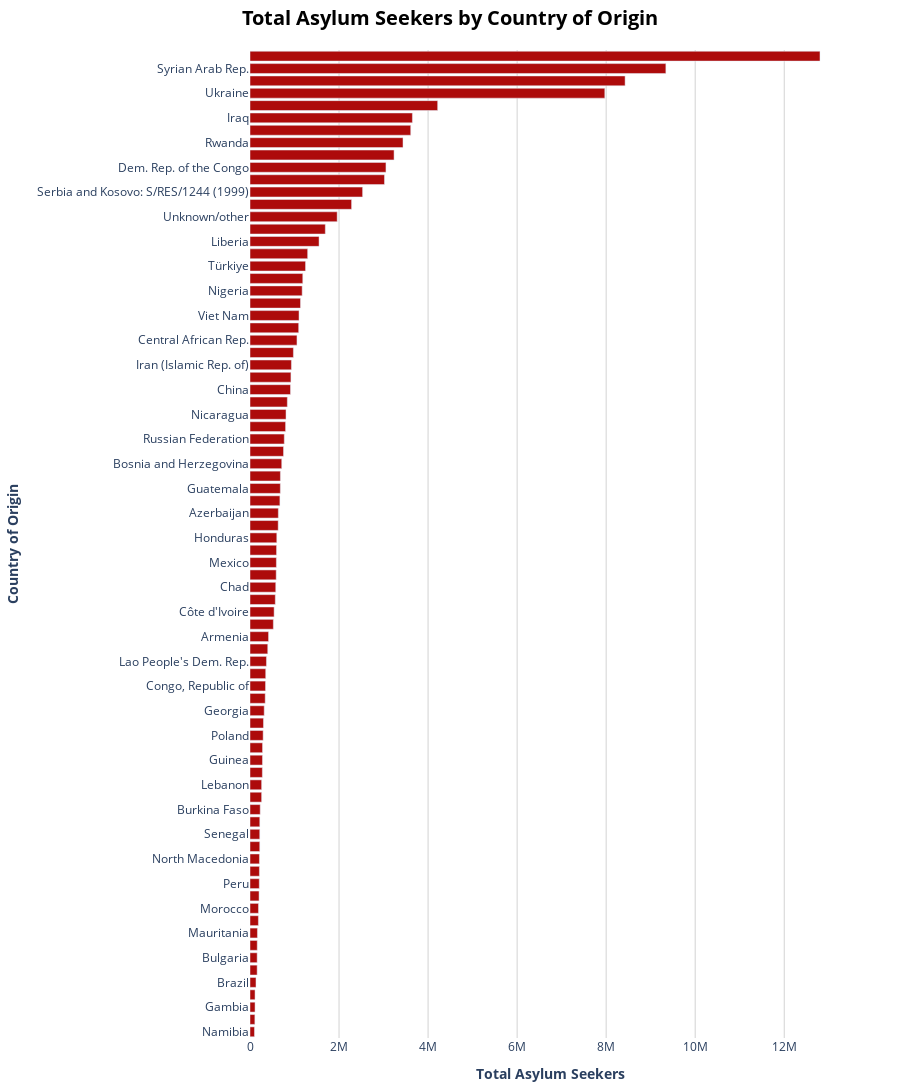

Here is the notebook cell this chart was saved with:
### Markdown cell above
# Countries that generate the most asylum seekers <a class="anchor" id="country_of_origin"></a>
Countries that generated less than 100,000 asylum seekers are not represented in the graph

### Code cell
functions_and_backend.Country_of_origin()

### Figure 1 — Plotly figure (JSON) as saved in the notebook; plotly's stock layout.template omitted (floating-point values rounded to 4 significant figures)
{"data": [{"hovertemplate": "Total Asylum Seekers=%{x}<br>Country of Origin=%{y}<extra></extra>", "legendgroup": "", "marker": {"color": "#ad0b0b", "pattern": {"shape": ""}}, "name": "", "orientation": "h", "showlegend": false, "textposition": "auto", "type": "bar", "x": [100310, 109437, 113257, 113285, 134364, 160597, 160806, 162575, 167083, 188720, 190496, 203489, 208132, 211373, 212140, 219067, 219247, 220016, 228994, 261181, 261280, 277558, 280303, 281724, 295252, 302514, 318958, 341539, 348723, 353188, 369631, 398771, 416816, 524403, 541782, 568245, 578584, 588403, 592788, 596418, 601700, 633218, 636476, 671618, 681440, 683051, 712817, 752803, 770047, 799061, 808972, 838461, 909343, 919431, 930040, 974918, 1054950, 1093489, 1101312, 1134266, 1171794, 1185558, 1247584, 1295216, 1550982, 1691467, 1958166, 2281514, 2529388, 3020328, 3053773, 3235706, 3436812, 3610229, 3647679, 4215250, 7969546, 8425204, 9340729, 12802836], "xaxis": "x", "y": ["Namibia", "Tunisia", "Gambia", "Indonesia", "Brazil", "Ecuador", "Bulgaria", "State of Palestine", "Mauritania", "Stateless", "Morocco", "Egypt", "Peru", "Yemen", "North Macedonia", "Libya", "Senegal", "Croatia", "Burkina Faso", "Ghana", "Lebanon", "Algeria", "Guinea", "Timor-Leste", "Poland", "Togo", "Georgia", "Cameroon", "Congo, Republic of", "Cambodia", "Lao People's Dem. Rep.", "Albania", "Armenia", "Bangladesh", "Côte d'Ivoire", "Romania", "Chad", "Cuba", "Mexico", "Sri Lanka", "Honduras", "Mali", "Azerbaijan", "Uganda", "Guatemala", "India", "Bosnia and Herzegovina", "Haiti", "Russian Federation", "Sierra Leone", "Nicaragua", "El Salvador", "China", "Zimbabwe", "Iran (Islamic Rep. of)", "Colombia", "Central African Rep.", "Mozambique", "Viet Nam", "Angola", "Nigeria", "Pakistan", "Türkiye", "Eritrea", "Liberia", "Burundi", "Unknown/other", "Myanmar", "Serbia and Kosovo: S/RES/1244 (1999)", "Somalia", "Dem. Rep. of the Congo", "South Sudan", "Rwanda", "Sudan", "Iraq", "Ethiopia", "Ukraine", "Venezuela (Bolivarian Republic of)", "Syrian Arab Rep.", "Afghanistan"], "yaxis": "y"}], "layout": {"barmode": "relative", "height": 1500, "legend": {"tracegroupgap": 0}, "margin": {"b": 50, "l": 150, "r": 50, "t": 50}, "plot_bgcolor": "white", "title": {"font": {"color": "black", "size": 20}, "text": "<b>Total Asylum Seekers by Country of Origin</b>", "x": 0.5}, "xaxis": {"anchor": "y", "domain": [0, 1], "gridcolor": "lightgrey", "showgrid": true, "title": {"text": "<b>Total Asylum Seekers</b>"}, "zeroline": false}, "yaxis": {"anchor": "x", "domain": [0, 1], "showgrid": false, "title": {"text": "<b>Country of Origin</b>"}}}}
